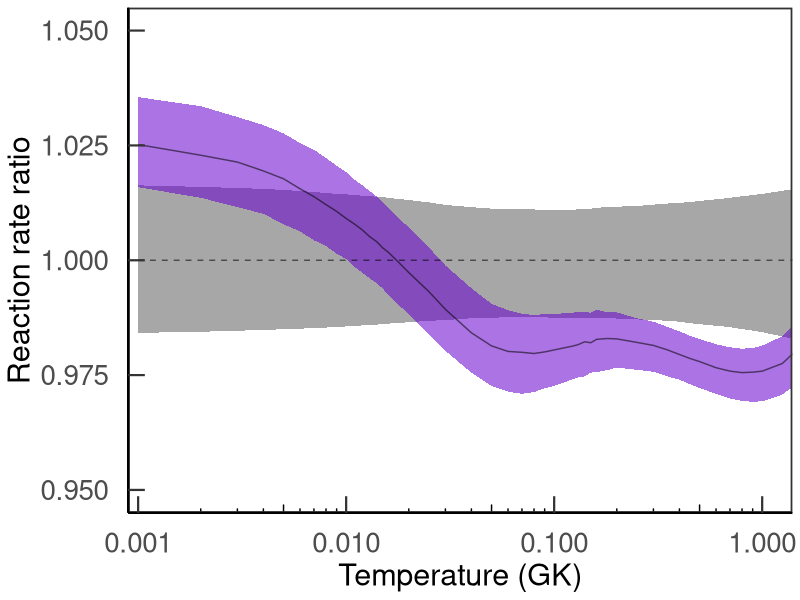

Reproduce this figure in R.
# import packages
library(magrittr);
library(dplyr);require(plyr)
require(ggplot2)

Norm <- read.table("rates.dat",header = TRUE)$median

new <- read.table("rates.dat",header = TRUE) %>%
  select(c("x","median","lower","upper")) %>%
  set_colnames(c("T9","Adopted","Lower","Upper")) %>%
  mutate(data = "present") %>% 
  mutate(Adopted = Adopted/Norm) %>% 
  mutate(Lower = Lower/Norm) %>%
  mutate(Upper = Upper/Norm)

old <- read.csv("tabula-table_tdn.csv",header = TRUE) %>%  
  select(c("T9","Adopted","Lower","Upper"))  %>%
  mutate(data="previous") %>% 
  mutate(Adopted = Adopted/Norm) %>% 
  mutate(Lower = Lower/Norm) %>%
  mutate(Upper = Upper/Norm)
  
joint <- rbind(old,new)


pdf("rate_ratio.pdf",height = 7,width = 10)
ggplot(joint,aes(x=T9,y=Adopted, group=data,fill=data,linetype=data,alpha=0.3)) +
  geom_ribbon(aes(x=T9,ymin=Lower, ymax=Upper),show.legend=FALSE) +
  geom_line() +
  coord_cartesian(xlim=c(0.00125,1),ylim=c(0.95,1.05)) +
  theme_bw() + xlab("Temperature (GK)") + ylab("Reaction rate ratio") +
  scale_fill_manual(values=c("#606060","#6600CC"))+
  scale_x_log10(breaks = c(0.001,0.01,0.1,1))  +
  annotation_logticks(sides = "b") +
  annotation_logticks(base=2.875,sides = "l") +
  scale_linetype_manual(guide=F,values=c("dashed","solid")) +
  theme(panel.grid.major = element_blank(),
        panel.grid.minor = element_blank(),
        legend.position = "none",
        legend.background = element_rect(colour = "white", fill = "white"),
        plot.background = element_rect(size = 3, linetype='dashed',colour = "white", fill = "white"),
        panel.background = element_rect(colour = "white", fill = "white"),
        legend.key = element_rect(colour = "white", fill = "white"),
        axis.title = element_text(size=22),
        axis.ticks = element_line(size = 0.75),
        axis.line = element_line(size = 0.75, linetype = "solid"),
        axis.text.y = element_text(size = 20, margin = unit(c(t = 0, r = 5, b = 0, l = 0), "mm")),
        axis.text.x = element_text(size = 20, margin = unit(c(t = 5, r = 0, b = 0, l = 0), "mm")),
        axis.ticks.length = unit(-4.25, "mm"),
        panel.border = element_rect(size = 1.2)) 
        
dev.off()
